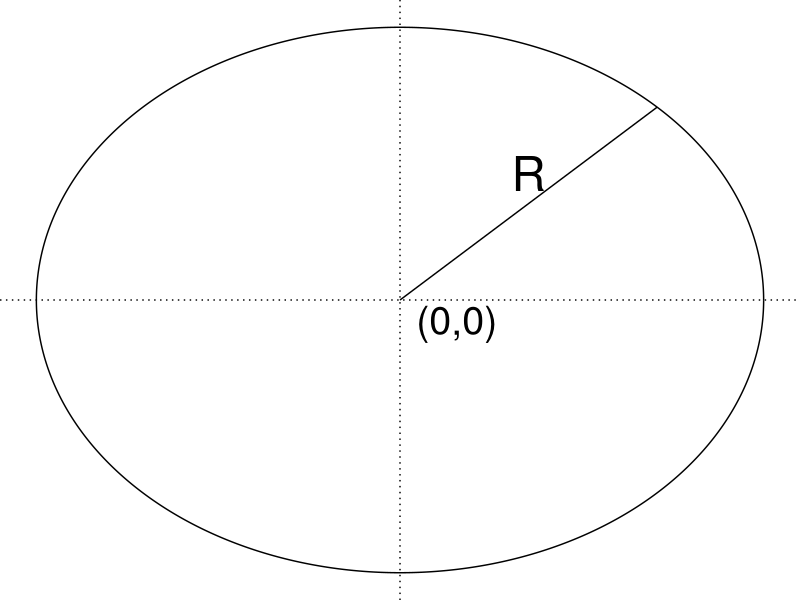

Recreate this plot in R. (Note: this script raises an error after producing the figure.)
## ---- chunk 1
library(tidyverse)
library(fontawesome)
knitr::opts_chunk$set(eval = TRUE, echo = FALSE)
palette(RColorBrewer::brewer.pal(8, "Accent"))
# plot(1:5, col = 1:5, cex = 2, pch = 16)
theme_sizes <- theme(
    plot.title = element_text(size = 32),
    plot.subtitle = element_text(size = 24),
    axis.text = element_text(size = 20),
    axis.title = element_text(size = 24, margin = margin(1, 1, 1, 1, unit = "lines")),
    axis.title.y = element_text(angle = 90),
    legend.text = element_text(size = 20)
  )
## ---- chunk 2
#| echo: false
#| fig-asp: 1
crcl <- tibble(theta = seq(0, 2*pi, 0.001)) %>%
    mutate(xx = cos(theta),
           yy = sin(theta))
pcircle <- ggplot(crcl, aes(x = xx, y = yy)) +
  theme_void() +
  geom_path() +
  annotate("segment", x = 0, xend = cos(0.25 * pi),
           y = 0, yend = sin(0.25 * pi)) +
  annotate("text", x =.4, y = .4, label = "R", size = 12, hjust = 1, vjust = 0) +
  annotate("text", x = 0, y = 0, label = "(0,0)",
           hjust = -0.2, vjust = 1.2, size = 10) +
  geom_hline(yintercept = 0, linetype = "dotted") +
  geom_vline(xintercept = 0, linetype = "dotted") 
pcircle
## ---- chunk 3
knitr::include_graphics("img/cylinder.png")
## ---- chunk 4
knitr::include_graphics("img/cylinder.png")
## ---- chunk 5
jpmf <- rbind(
  c("1/4", "0", "1/4", "1/2"),
  c("0", "1/2", "0", "1/2"),
  c("1/4", "1/2", "1/4", "1")
  )
rownames(jpmf) <- c("0", "1", "\\(p_U(u)\\)")
colnames(jpmf) <- c("0", "1", "2", "\\(p_V(v)\\)")
knitr::kable(jpmf, escape = FALSE,
             table.attr = "style='width: 80%; overflow-x: hidden;'") |>
  kableExtra::kable_paper() |>
  kableExtra::pack_rows("v", 1, 2) |>
  kableExtra::pack_rows("", 3, 3) |>
  kableExtra::add_header_above(c(" " = 1, "u" = 3, " " = 1))
## ---- chunk 6
knitr::kable(jpmf, escape = FALSE,
             table.attr = "style='width: 80%; overflow-x: hidden;'") |>
  kableExtra::kable_paper() |>
  kableExtra::pack_rows("v", 1, 2) |>
  kableExtra::pack_rows("", 3, 3) |>
  kableExtra::add_header_above(c(" " = 1, "u" = 3, " " = 1))
## ---- chunk 7
set.seed(1080)
poscor <- tibble(X = rnorm(100)) %>%
  mutate(Y = X + rnorm(100))
negcor <- tibble(X = rnorm(100)) %>%
  mutate(Y = -X + rnorm(100))
uncor <- tibble(X = rnorm(100)) %>%
  mutate(Y = rnorm(100))
pposcor <- ggplot(poscor, aes(x = X, y = Y)) +
  theme_classic() +
  geom_hline(aes(yintercept = 0), linetype = "dotted") +
  geom_vline(aes(xintercept = 0), linetype = "dotted") +
  geom_point(size = 5) +
  scale_x_continuous(breaks = 0, label = "E(X)") +
  scale_y_continuous(breaks = 0, label = "E(Y)") +
  theme(
    axis.ticks = element_blank(),
    axis.text = element_text(size = 40),
    axis.title = element_text(size = 40)
  )
pnegcor <- ggplot(negcor, aes(x = X, y = Y)) +
  theme_classic() +
  geom_hline(aes(yintercept = 0), linetype = "dotted") +
  geom_vline(aes(xintercept = 0), linetype = "dotted") +
  geom_point(size = 5) +
  scale_x_continuous(breaks = 0, label = "E(X)") +
  scale_y_continuous(breaks = 0, label = "E(Y)") +
  theme(
    axis.ticks = element_blank(),
    axis.text = element_text(size = 40),
    axis.title = element_text(size = 40)
  )
puncor <- ggplot(uncor, aes(x = X, y = Y)) +
  theme_classic() +
  geom_hline(aes(yintercept = 0), linetype = "dotted") +
  geom_vline(aes(xintercept = 0), linetype = "dotted") +
  geom_point(size = 5) +
  scale_x_continuous(breaks = 0, label = "E(X)") +
  scale_y_continuous(breaks = 0, label = "E(Y)") +
  theme(
    axis.ticks = element_blank(),
    axis.text = element_text(size = 40),
    axis.title = element_text(size = 40)
  )
## ---- chunk 8
pposcor
## ---- chunk 9
puncor
## ---- chunk 10
pnegcor
## ---- chunk 11
knitr::kable(jpmf, escape = FALSE,
             table.attr = "style='width: 80%; overflow-x: hidden;'") |>
  kableExtra::kable_paper() |>
  kableExtra::pack_rows("v", 1, 2) |>
  kableExtra::pack_rows("", 3, 3) |>
  kableExtra::add_header_above(c(" " = 1, "u" = 3, " " = 1))
## ---- chunk 12
#| layout-ncol: 1
ggplot() +
  theme_void() +
  geom_hline(yintercept = 0, linetype = "dotted") +
  geom_vline(xintercept = 0, linetype = "dotted") +
  geom_vline(xintercept = c(-1, 1), color = "red", linetype = "dotted") +
  geom_function(fun =  ~ .x^3, xlim = c(-2, 2)) +
  labs(title = expression(paste("y = ",x^3))) +
  theme(plot.title = element_text(size = 24, hjust = .5))
ggplot() +
  theme_void() +
  geom_hline(yintercept = 0, linetype = "dotted") +
  geom_vline(xintercept = 0, linetype = "dotted") +
  geom_vline(xintercept = c(-1, 1), color = "red", linetype = "dotted") +
  geom_function(fun =  dnorm, xlim = c(-2, 2)) +
  labs(title = expression(paste("y = ",phi(x)))) +
  theme(plot.title = element_text(size = 24, hjust = .5))
## ---- chunk 13
set.seed(237)
tibble(x = rnorm(100)) |> mutate(y = x^2) |>
  ggplot(aes(x, y)) +
  theme_void() +
  geom_point(alpha = 0.5, size = 4) +
  geom_hline(yintercept = 0, linetype = "dotted") +
  geom_vline(xintercept = 0, linetype = "dotted") +
  geom_function(fun =  ~ .x^2, xlim = c(-2.5, 2.5), linetype = "dotted") +
  labs(title = "X vs. Y") +
  theme(plot.title = element_text(size = 24, hjust = .5))
